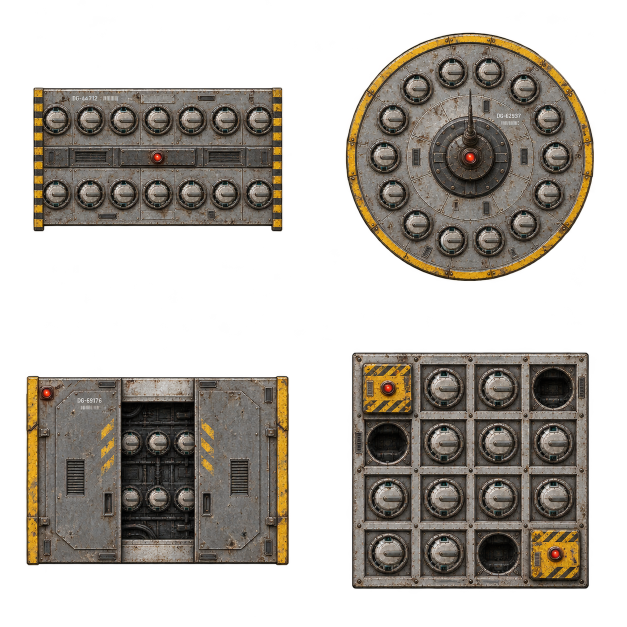
#> input picture art-source/drones/swarm-drones/cradle-domain-raw.png, 1254 x 1254 px (shown at 1/2 size); its folder holds 2 pictures in this run
$ python pack.py --cradle carousel
#> lines starting #> are read from the running program, lines starting #| are printed output that depends on the picture
#> in main, sheet is the input picture: PIL image 1254x1254 RGBA; mean R, G, B, A 52.3, 46.6, 39.5, 120.4
"""Cuts the painted flock cradle sheets into the sprites the game draws (`air-nouns.md`, Flocks).

    python pack.py --cradle carousel                     # the picked design, into mod/
    python pack.py --cradle rack --root <overlay dir>    # a look candidate, outside mod/

Each sheet holds four candidate designs (cradle_guide.py), painted once per lineage (cradle-domain-raw.png,
cradle-contingency-raw.png). A cradle is cropped to its alpha bounds and scaled so its long axis is CRADLE_PX,
unrotated. Written under <root>/graphics/battle/drones/ as cradle-<lineage>.png, the paths `FlockLivery` names. The
swarm drone itself is cut by ../fanless-drones/pack.py.
"""
import argparse
from pathlib import Path

from PIL import Image

import cradle_guide

HERE = Path(__file__).resolve().parent
MOD = HERE.parents[2] / "mod"
LINEAGES = ("domain", "contingency")
CRADLE_PX = 256


def cut(sheet, col, row):
#> called with col = 1, row = 0
    half_w, half_h = sheet.width // 2, sheet.height // 2
#> half_w = 627; half_h = 627
    panel = sheet.crop((col * half_w, row * half_h, (col + 1) * half_w, (row + 1) * half_h))
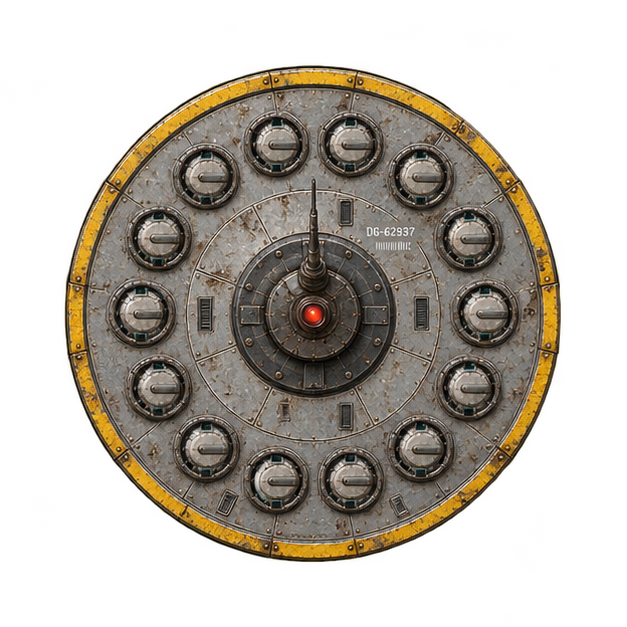
#> panel: PIL image 627x627 RGBA; mean R, G, B, A 59.7, 52.4, 42.9, 123.8; transparent parts drawn white
    box = panel.getchannel("A").point(lambda a: 255 if a > 24 else 0).getbbox()
#> box = (64, 65, 561, 563)
    return panel.crop(box)
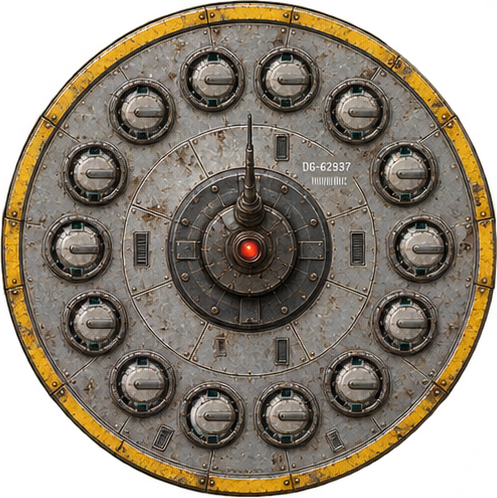
#> returned value: PIL image 497x498 RGBA; mean R, G, B, A 94.4, 83.1, 68.1, 196.7; transparent parts drawn white


def fit(img, px):
#> called with px = 256
    scale = px / max(img.size)
#> scale = 0.514
    return img.resize((max(1, round(img.width * scale)), max(1, round(img.height * scale))), Image.LANCZOS)
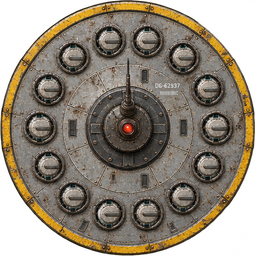
#> returned value: PIL image 255x256 RGBA; mean R, G, B, A 93.1, 82.2, 67.7, 196.7; transparent parts drawn white


def main():
    p = argparse.ArgumentParser()
    p.add_argument("--cradle", choices=sorted(cradle_guide.PANELS), required=True)
    p.add_argument("--root", type=Path, default=MOD)
    a = p.parse_args()
    out = a.root / "graphics" / "battle" / "drones"
    out.mkdir(parents=True, exist_ok=True)
    for lineage in LINEAGES:
        sheet = Image.open(HERE / f"cradle-{lineage}-raw.png").convert("RGBA")
        fit(cut(sheet, *cradle_guide.PANELS[a.cradle]), CRADLE_PX).save(out / f"cradle-{lineage}.png")
        print(lineage, a.cradle, "->", out)
#> pass 2 of the loop in main, `for lineage in LINEAGES:`:
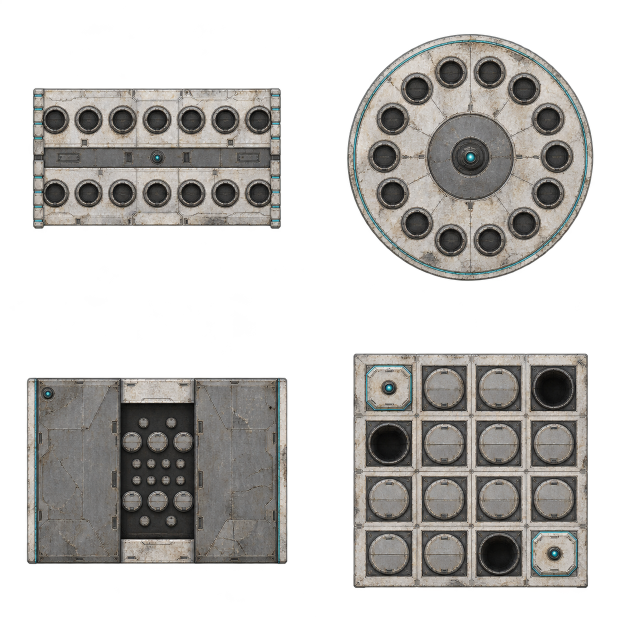
#> input picture art-source/drones/swarm-drones/cradle-contingency-raw.png, 1254 x 1254 px (shown at 1/2 size)
#> in main, sheet is the input picture: PIL image 1254x1254 RGBA; mean R, G, B, A 62.8, 61.1, 58.3, 118.6
#> in cut (call 2), `panel = sheet.crop((col * half_w, row * half_h, (col + 1) * half_w, (r..`:
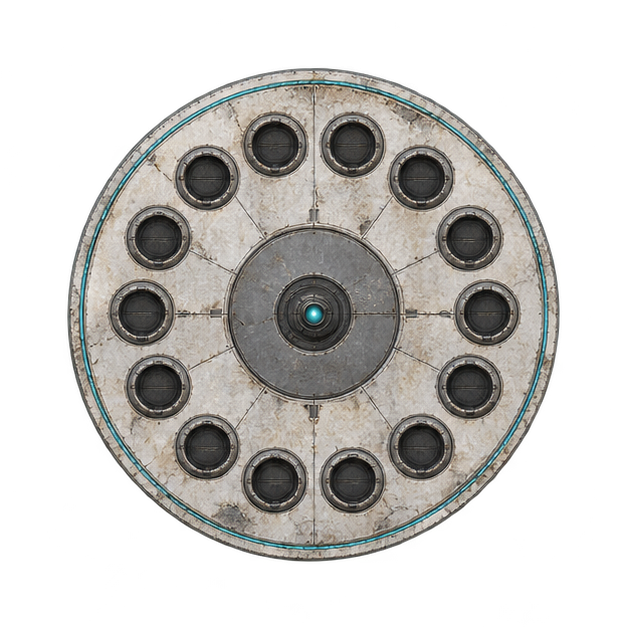
#> panel: PIL image 627x627 RGBA; mean R, G, B, A 70.3, 68.9, 65.6, 121.9; transparent parts drawn white
#> box = (67, 68, 560, 562)
#> scale = 0.518
#> in fit (call 2), `return img.resize((max(1, round(img.width * scale)), max(1, round(img...`:
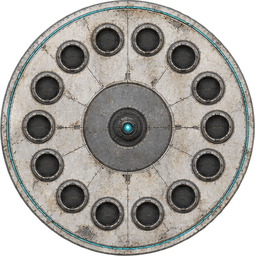
#> returned value: PIL image 255x256 RGBA; mean R, G, B, A 112.4, 109.9, 104.9, 196.8; transparent parts drawn white


if __name__ == "__main__":
    main()
